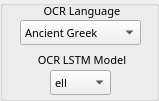
   <widget class="QGroupBox" name="OCRGroupBox">
    <property name="geometry">
     <rect>
      <x>580</x>
      <y>80</y>
      <width>159</width>
      <height>101</height>
     </rect>
    </property>
    <property name="font">
     <font>
      <family>FROMVS</family>
      <pointsize>8</pointsize>
      <weight>50</weight>
      <italic>false</italic>
      <bold>false</bold>
     </font>
    </property>
    <property name="title">
     <string/>
    </property>
    <property name="alignment">
     <set>Qt::AlignCenter</set>
    </property>
    <widget class="QComboBox" name="OCRModelComboBox">
     <property name="geometry">
      <rect>
       <x>50</x>
       <y>70</y>
       <width>61</width>
       <height>25</height>
      </rect>
     </property>
     <property name="toolTip">
      <string>Select OCR language model</string>
     </property>
     <property name="locale">
      <locale language="English" country="UnitedStates"/>
     </property>
     <property name="editable">
      <bool>false</bool>
     </property>
     <property name="currentText">
      <string>ell</string>
     </property>
     <item>
      <property name="text">
       <string>ell</string>
      </property>
     </item>
     <item>
      <property name="text">
       <string>grc</string>
      </property>
     </item>
     <item>
      <property name="text">
       <string>feg</string>
      </property>
     </item>
     <item>
      <property name="text">
       <string>heb</string>
      </property>
     </item>
     <item>
      <property name="text">
       <string>feh</string>
      </property>
     </item>
     <item>
      <property name="text">
       <string>lat</string>
      </property>
     </item>
     <item>
      <property name="text">
       <string>fel</string>
      </property>
     </item>
    </widget>
    <widget class="QComboBox" name="OCRlangComboBox">
     <property name="geometry">
      <rect>
       <x>20</x>
       <y>20</y>
       <width>121</width>
       <height>25</height>
      </rect>
     </property>
     <property name="toolTip">
      <string>Select OCR language</string>
     </property>
     <property name="locale">
      <locale language="English" country="UnitedStates"/>
     </property>
     <property name="editable">
      <bool>false</bool>
     </property>
     <property name="currentText">
      <string>Ancient Greek</string>
     </property>
     <item>
      <property name="text">
       <string>Ancient Greek</string>
      </property>
     </item>
     <item>
      <property name="text">
       <string>Middle Greek</string>
      </property>
     </item>
     <item>
      <property name="text">
       <string>Modern Greek</string>
      </property>
     </item>
     <item>
      <property name="text">
       <string>Hebrew</string>
      </property>
     </item>
     <item>
      <property name="text">
       <string>Latin</string>
      </property>
     </item>
     <item>
      <property name="text">
       <string>English</string>
      </property>
     </item>
    </widget>
    <widget class="QLabel" name="OCRModellabel">
     <property name="geometry">
      <rect>
       <x>30</x>
       <y>50</y>
       <width>101</width>
       <height>20</height>
      </rect>
     </property>
     <property name="font">
      <font>
       <family>FROMVS</family>
       <pointsize>8</pointsize>
       <weight>50</weight>
       <italic>false</italic>
       <bold>false</bold>
      </font>
     </property>
     <property name="toolTip">
      <string>Select OCR LSTM model</string>
     </property>
     <property name="text">
      <string> OCR LSTM Model</string>
     </property>
     <property name="alignment">
      <set>Qt::AlignCenter</set>
     </property>
    </widget>
    <widget class="QLabel" name="OCRGroupLabel">
     <property name="geometry">
      <rect>
       <x>40</x>
       <y>0</y>
       <width>81</width>
       <height>21</height>
      </rect>
     </property>
     <property name="font">
      <font>
       <family>FROMVS</family>
       <pointsize>8</pointsize>
      </font>
     </property>
     <property name="text">
      <string> OCR Language</string>
     </property>
     <property name="alignment">
      <set>Qt::AlignCenter</set>
     </property>
    </widget>
   </widget>
